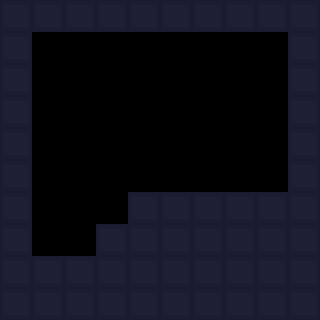

A level layout from a 2D game, rendered from its tile map. Below: a short description, then the map file with its tile-grid data intact:
An orthogonal 10x10 tile map with 32x32 px tiles, 1 tile layer (Tile Layer 1) and 3 objects.

<map version="1.2" tiledversion="1.3.5" orientation="orthogonal" renderorder="right-down" width="10" height="10" tilewidth="32" tileheight="32" infinite="0" nextlayerid="3" nextobjectid="5">
 <editorsettings>
  <export target="room_1_3.lua" format="lua" />
 </editorsettings>
 <tileset firstgid="1" source="../allTiles.tsx" />
 <layer id="1" name="Tile Layer 1" width="10" height="10">
  <data encoding="csv">
1,1,1,1,1,1,1,1,1,1,
1,0,0,0,0,0,0,0,0,1,
1,0,0,0,0,0,0,0,0,1,
1,0,0,0,0,0,0,0,0,1,
1,0,0,0,0,0,0,0,0,1,
1,0,0,0,0,0,0,0,0,1,
1,0,0,0,1,1,1,1,1,1,
1,0,0,1,1,1,1,1,1,1,
1,1,1,1,1,1,1,1,1,1,
1,1,1,1,1,1,1,1,1,1
</data>
 </layer>
 <objectgroup id="2" name="Object Layer 1">
  <object id="1" gid="2" x="32" y="256" width="32" height="32" />
  <object id="2" gid="3" x="224" y="192" width="32" height="32" />
  <object id="3" gid="4" x="256" y="192" width="32" height="32" />
 </objectgroup>
</map>
